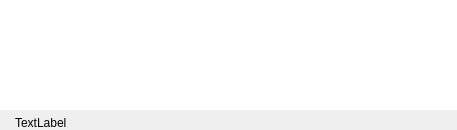
<?xml version="1.0" encoding="UTF-8"?>
<ui version="4.0">
 <class>IntroDialog</class>
 <widget class="QWidget" name="IntroDialog">
  <property name="geometry">
   <rect>
    <x>0</x>
    <y>0</y>
    <width>457</width>
    <height>130</height>
   </rect>
  </property>
  <layout class="QGridLayout" name="gridLayout">
   <property name="margin">
    <number>0</number>
   </property>
   <item row="1" column="0" rowspan="2">
    <widget class="QListView" name="listView">
     <property name="minimumSize">
      <size>
       <width>350</width>
       <height>0</height>
      </size>
     </property>
     <property name="styleSheet">
      <string notr="true">QListView {
background: transparent;
};</string>
     </property>
     <property name="frameShape">
      <enum>QFrame::NoFrame</enum>
     </property>
     <property name="frameShadow">
      <enum>QFrame::Plain</enum>
     </property>
     <property name="defaultDropAction">
      <enum>Qt::LinkAction</enum>
     </property>
     <property name="selectionMode">
      <enum>QAbstractItemView::NoSelection</enum>
     </property>
     <property name="iconSize">
      <size>
       <width>32</width>
       <height>32</height>
      </size>
     </property>
     <property name="spacing">
      <number>5</number>
     </property>
     <property name="wordWrap">
      <bool>true</bool>
     </property>
    </widget>
   </item>
   <item row="3" column="0">
    <widget class="QLabel" name="descriptionL">
     <property name="text">
      <string>TextLabel</string>
     </property>
     <property name="wordWrap">
      <bool>true</bool>
     </property>
     <property name="margin">
      <number>5</number>
     </property>
     <property name="indent">
      <number>15</number>
     </property>
    </widget>
   </item>
  </layout>
 </widget>
 <resources/>
 <connections/>
</ui>
